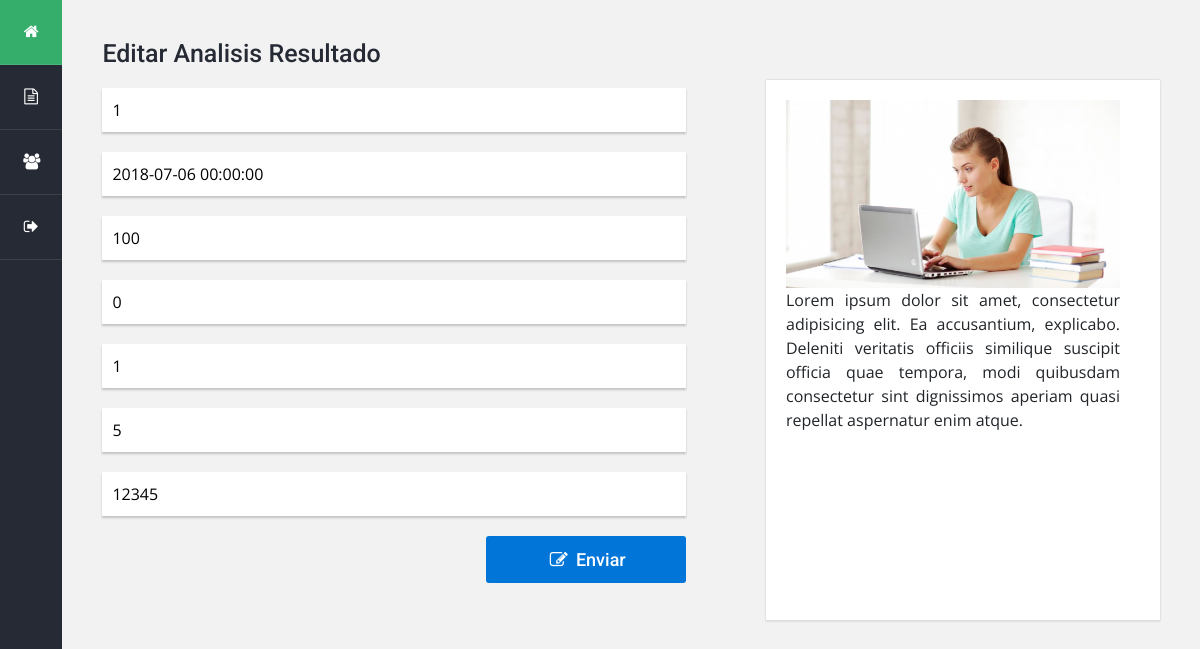
Page /ExamenPhp/manejadorAnalisisResultado.php?accion=crudEditar&id=1 on the committed database.
### tables this page shows
CREATE TABLE `analisis_resultado` (
  `id` int(11) NOT NULL,
  `analisis_tipo_id` int(11) NOT NULL,
  `analisis_muestra_id` int(11) NOT NULL,
  `fecha` datetime NOT NULL,
  `ppm` int(11) NOT NULL,
  `estado` tinyint(1) NOT NULL,
  `empleado_rut` varchar(10) NOT NULL
);

### ExamenPhp/controllers/AnalisisResultadoController.php (called while the page is built, shortened)
<?php
	require_once "./models/AnalisisResultado.php";
	class AnalisisResultadoController {
		public $analisisResultado;
		public function __construct() {
	        $this->analisisResultado = new AnalisisResultado();
	    }
		public function crudEditar() {
			$this->analisisResultado->setId($_REQUEST['id']);
			$analisisResultado = $this->analisisResultado->buscarXId();
    		include "views/sections/clienteHead.php";
			include 'views/frm_analisisResultado_edit.php';
			include "views/sections/footer.php";
		}
	}
?>

### ExamenPhp/models/AnalisisResultado.php (called while the page is built, shortened)
<?php
require_once "DB.php";
class AnalisisResultado
    {
        private $id;
        private $fecha;
        private $ppm;
        private $estado;
        private $analisisMuestra;
        private $analisisTipo;
        private $empleadoRut;
        public function __construct($id=null, $fecha=null, $ppm=null, $estado=null, $analisisMuestra=null, $analisisTipo=null, $empleadoRut=null)
        {
            $this->id    = $id;
            $this->fecha       = $fecha;
            $this->ppm  = $ppm;
            $this->estado    = $estado;
            $this->analisisMuestra = $analisisMuestra;
            $this->analisisTipo     = $analisisTipo;
            $this->empleadoRut     = $empleadoRut;
        }
        public function setId($id)
        {
            $this->id = $id;
            return $this;
        }
        public function getId()
        {
            return $this->id;
        }
        public function setFecha($fecha)
        {
            $this->fecha = $fecha;
            return $this;
        }
        public function getFecha()
        {
            return $this->fecha;
        }
        public function setPpm($ppm)
        {
            $this->ppm = $ppm;
            return $this;
        }
        public function getPpm()
        {
            return $this->ppm;
        }
        public function setEstado($estado)
        {
            $this->estado = $estado;
            return $this;
        }
        public function getEstado()
        {
            return $this->estado;
        }
        public function setAnalisisMuestra($analisisMuestra = null)
        {
            $this->analisisMuestra = $analisisMuestra;
            return $this;
        }
        public function getAnalisisMuestra()
        {
            return $this->analisisMuestra;
        }
        public function setAnalisisTipo($analisisTipo = null)
        {
            $this->analisisTipo = $analisisTipo;
            return $this;
        }
        public function getAnalisisTipo()
        {
            return $this->analisisTipo;
        }
        public function setEmpleadoRut($empleadoRut = null)
        {
            $this->empleadoRut = $empleadoRut;
            return $this;
        }
        public function getEmpleadoRut()
        {
            return $this->empleadoRut;
        }
        public function buscarXId(){
            $db = new DB();
            $query = "SELECT id,fecha, ppm, estado, analisis_muestra_id, analisis_tipo_id, empleado_rut FROM analisis_resultado WHERE id = '$this->id'";
            $sentencia = $db->getConexion()->prepare($query);
            $sentencia->execute();
            $rs= $sentencia->fetchAll();
            $AnalisisResultado = new AnalisisResultado();
            foreach($rs as $fila){
                $AnalisisResultado->setId($fila["id"]);
                $AnalisisResultado->setFecha($fila["fecha"]);
                $AnalisisResultado->setPpm($fila["ppm"]);
                $AnalisisResultado->setEstado($fila["estado"]);
                $AnalisisResultado->setAnalisisMuestra($fila["analisis_muestra_id"]);
                $AnalisisResultado->setAnalisisTipo($fila["analisis_tipo_id"]);
                $AnalisisResultado->setEmpleadoRut($fila["empleado_rut"]);
            }
            return $AnalisisResultado;
        }
    }
?>

### ExamenPhp/models/DB.php (called while the page is built)
<?php
	class DB
	{
		private $conexion;
		function __construct()
		{
			try{
				$this->conexion = new PDO('mysql:host=localhost;dbname=bbddisp', 'userbbddisp', 'userbbddisp');
			}
			catch(PDOException $e){
		    	$this->conexion = null;
			}
		}
		function getConexion(){
			return $this->conexion;
		}
	}
?>

### ExamenPhp/views/frm_analisisResultado_edit.php (the view)
<main class="main col">
			<div class="row">
				<div class="columna col-lg-7">
					<div class="widget nueva_entrada">
						<h3 class="titulo">Editar Analisis Resultado</h3>
						<form action="?accion=editar" method="post">
							<input type="text" name="id"  value="<?php echo $analisisResultado->getId(); ?>" readonly />
							<input type="text" name="fecha" value="<?php echo $analisisResultado->getFecha(); ?>"/>
							<input type="text" name="ppm" value="<?php echo $analisisResultado->getPpm(); ?>"/>
							<input type="text" name="estado" value="<?php echo $analisisResultado->getEstado(); ?>"/>
							<input type="text" name="analisisMuestra" value="<?php echo $analisisResultado->getAnalisisMuestra(); ?>"/>
							<input type="text" name="analisisTipo" value="<?php echo $analisisResultado->getAnalisisTipo(); ?>"/>
							<input type="text" name="empleadoRut" value="<?php echo $analisisResultado->getEmpleadoRut(); ?>"/>
							<div class="d-flex justify-content-end">
								<button><i class="icon icon-edit"></i> Enviar </button>
							</div>
						</form>
					</div>
				</div>
				<div class="columna col-lg-5">
					<div class="widget comentarios">
						<div class="contenedor">
							<div class="comentario d-flex flex-wrap">
								<div class="foto">
									<img src="../../WebPHPISP/views/images/comp.jpg">
									<p style="text-align: justify;">	Lorem ipsum dolor sit amet, consectetur adipisicing elit. Ea accusantium, explicabo. Deleniti veritatis officiis similique suscipit officia quae tempora, modi quibusdam consectetur sint dignissimos aperiam quasi repellat aspernatur enim atque.</p>
								</div>
							</div>
						</div>
					</div>
				</div>
			</div>
</main>

### ExamenPhp/views/css/estilos2.css (style rules this page uses)
body { background: #f2f2f2; font-size: 16px; font-family: 'Open Sans', sans-serif; }
.main { padding-top: 40px; }
.main .columna { padding-left: 40px; padding-right: 40px; }
.main .titulo { color: #262a34; font-size: 25px; font-weight: 500; font-family: 'Roboto', sans-serif; margin-bottom: 20px; }
.main .widget { margin-bottom: 40px; }
.main .widget form input[type="text"], .main .widget form textarea { width: 100%; padding: 10px; margin-bottom: 20px; font-family: 'Open Sans', sans-serif; border: none; box-shadow: 0px 2px 2px 0px rgba(0,0,0,0.2); }
.main .widget form input[type="text"] { font-weight: 400; }
.main .widget form button { background: #0275d8; cursor: pointer; color: #fff; font-family: 'Roboto', sans-serif; font-size: 18px; font-weight: 500; border: none; display: inline-block; padding: 10px; width: 200px; border-radius: 3px; transition: all .3s ease; }
.main .comentarios .contenedor { box-shadow: 0px 0px 2px 0px rgba(0,0,0,0.2); }
.main .comentarios .comentario { background: #fff; padding: 20px; margin-top: 40px; border-bottom: 1px solid #dfdfdf; }
.main .comentarios .comentario .foto { width: 100%; height: 500px; overflow: hidden; margin-right: 20px; }
.main .comentarios .comentario .foto img { width: 100%; }

### rows in the picture
analisis_resultado: id "1", fecha "2018-07-06 00:00:00", ppm "100", estado "0", analisisMuestra "1", analisisTipo "5", empleadoRut "12345"
